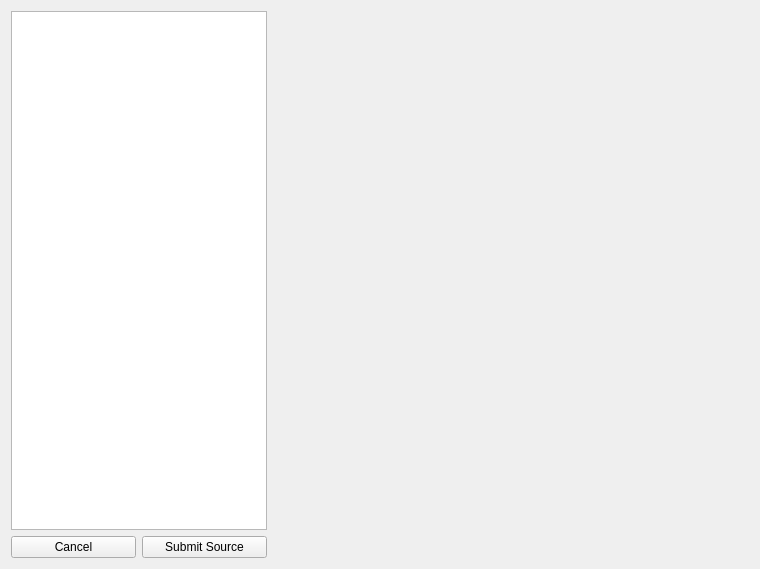
<?xml version="1.0" encoding="UTF-8"?>
<ui version="4.0">
 <class>InsertResearchSourceForm</class>
 <widget class="QWidget" name="InsertResearchSourceForm">
  <property name="geometry">
   <rect>
    <x>0</x>
    <y>0</y>
    <width>760</width>
    <height>569</height>
   </rect>
  </property>
  <property name="windowTitle">
   <string>Form</string>
  </property>
  <layout class="QHBoxLayout" name="horizontalLayout">
   <item>
    <layout class="QVBoxLayout" name="verticalLayout">
     <item>
      <widget class="QListWidget" name="listWidget">
       <property name="sizePolicy">
        <sizepolicy hsizetype="Expanding" vsizetype="Expanding">
         <horstretch>0</horstretch>
         <verstretch>0</verstretch>
        </sizepolicy>
       </property>
      </widget>
     </item>
     <item>
      <layout class="QHBoxLayout" name="buttonHorizontalLayout">
       <item>
        <widget class="QPushButton" name="cancelButton">
         <property name="text">
          <string>Cancel</string>
         </property>
        </widget>
       </item>
       <item>
        <widget class="QPushButton" name="submitSourceButton">
         <property name="text">
          <string>Submit Source</string>
         </property>
        </widget>
       </item>
      </layout>
     </item>
    </layout>
   </item>
   <item>
    <widget class="QStackedWidget" name="mainStackedWidget">
     <property name="sizePolicy">
      <sizepolicy hsizetype="Preferred" vsizetype="Preferred">
       <horstretch>30</horstretch>
       <verstretch>0</verstretch>
      </sizepolicy>
     </property>
     <property name="minimumSize">
      <size>
       <width>0</width>
       <height>0</height>
      </size>
     </property>
     <property name="sizeIncrement">
      <size>
       <width>0</width>
       <height>0</height>
      </size>
     </property>
     <property name="baseSize">
      <size>
       <width>0</width>
       <height>0</height>
      </size>
     </property>
    </widget>
   </item>
  </layout>
 </widget>
 <resources/>
 <connections/>
</ui>
